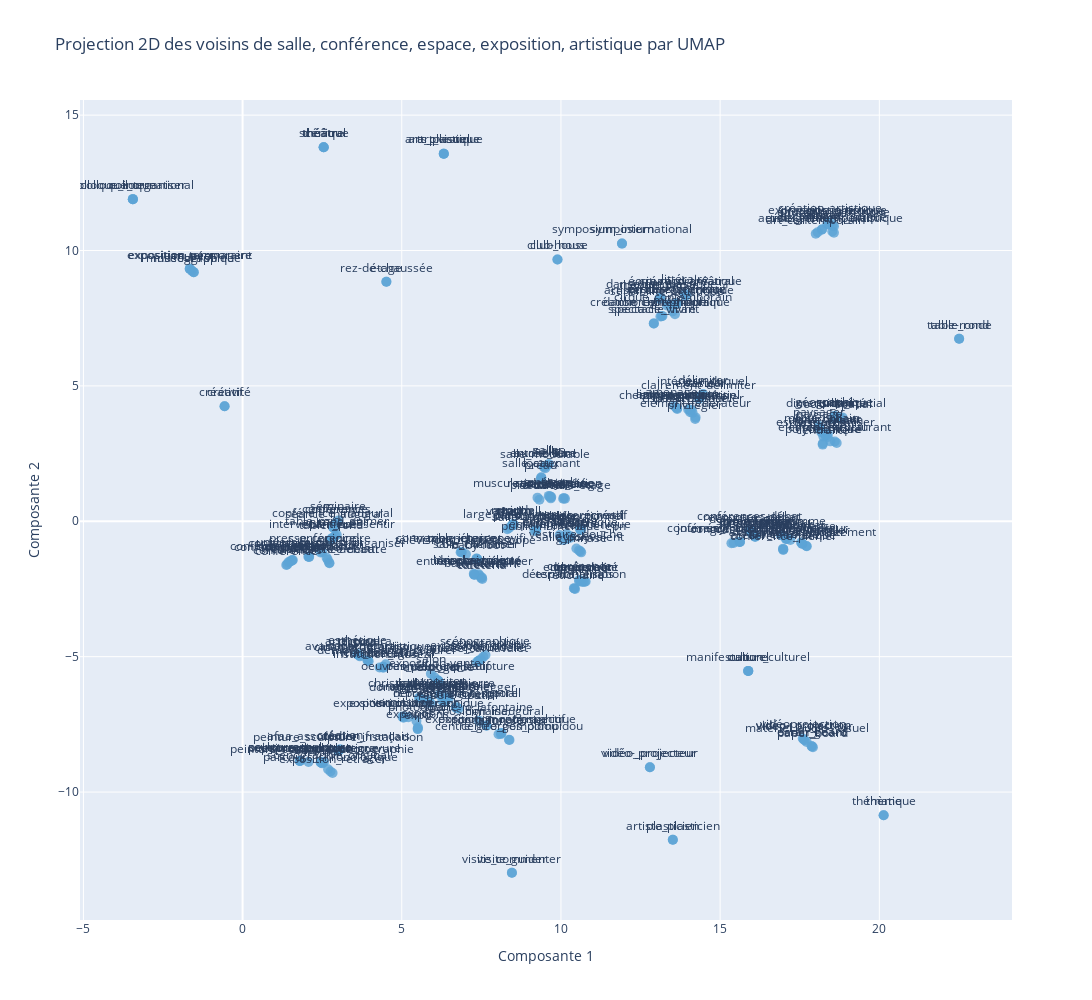

Source (notebook cell):
### Code cell
# candidate_words = ['homme', 'rouge', 'étudier']
candidate_words = ['salle', 'conférence', 'espace', 'exposition', 'artistique']
m = display_dimred_neighbors(model, candidate_words, n_components=2, topn=60, method='umap', n_neighbors=2)

### Figure 1 — Plotly figure (JSON) as saved in the notebook; plotly's stock layout.template omitted (floating-point values rounded to 4 significant figures; data arrays with more than 128 entries replaced by an {"elided": "..."} marker saying what was removed)
{"data": [{"marker": {"color": "rgba(93, 164, 214, 0.8)", "size": 10}, "mode": "markers+text", "text": {"elided": "298 str values"}, "textposition": "top center", "type": "scatter", "x": {"elided": "298 float values"}, "y": {"elided": "298 float values"}}], "layout": {"height": 1000, "scene": {"xaxis": {"title": {"text": "Composante 1"}}, "yaxis": {"title": {"text": "Composante 2"}}}, "showlegend": false, "title": {"text": "Projection 2D des voisins de salle, conférence, espace, exposition, artistique par UMAP"}, "width": 1200, "xaxis": {"title": {"text": "Composante 1"}}, "yaxis": {"title": {"text": "Composante 2"}}}}
